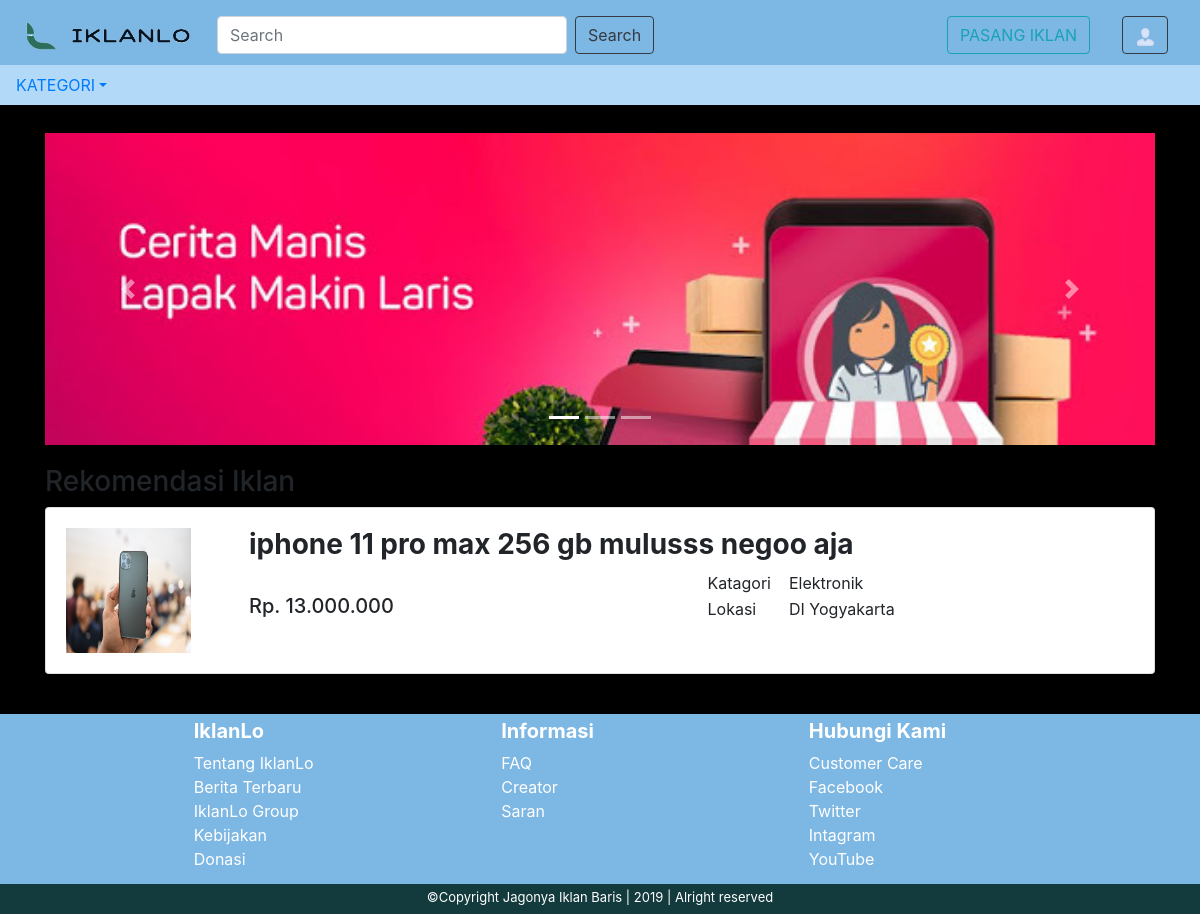
Screenshot of /subm_elektronik.php?sub=Handphone (signed in) with the database file from the repository.
### tables this page shows
CREATE TABLE `elektronik` (
  `id_iklan` int(10) NOT NULL,
  `jenis` varchar(50) NOT NULL,
  `ket_e` text NOT NULL,
  `id_e` varchar(10) NOT NULL
);

CREATE TABLE `barang` (
  `id_iklan` int(10) NOT NULL,
  `id_user` int(10) NOT NULL,
  `nama_barang` varchar(200) DEFAULT NULL,
  `kategori` varchar(50) NOT NULL,
  `harga` varchar(50) NOT NULL,
  `lokasi` varchar(50) NOT NULL,
  `gambar` varchar(300) NOT NULL
);

### subm_elektronik.php (the view, shortened to what this page needs)
<?php
  include "open_db.php";
  include "notice_menu.php";
  $sub = $_GET["sub"];
  $sql = "SELECT * FROM barang
    INNER JOIN elektronik ON barang.id_iklan = elektronik.id_iklan
    WHERE jenis='$sub'";
  $query = mysqli_query($conn, $sql);
?>
<!DOCTYPE html>
<html>
<head>
	<link rel="stylesheet" type="text/css" href="css/bootstrap.css">
	<link rel="stylesheet" type="text/css" href="template.css">
</head>
<body>
	<div class="container">
		<div class="header">
			<nav class="navbar fixed-top" style="background-color: #7db7e3;">
				<form class="form-inline" method="GET" action="menu_s.php">
  					<a class="navbar-brand" href="menu.php"><img src="logo.png" width="175" height="30"></a>
    				<input class="form-control mr-sm-2" type="search" placeholder="Search" name="cari"
    					aria-label="Search" style="width: 350px; margin-left: 10px;">
   					<button class="btn btn-outline-dark my-2 my-sm-0" type="submit">Search</button>
  				</form>
  				<ul class="nav justify-content-end" >
  					<li class="nav-item">
  						<a class="nav-link" href="form_iklan.php">
                <button type="button" class="btn btn-outline-info">PASANG IKLAN</button>
              </a>
  					</li>
  					<li class="nav-item">
              <a class="nav-link">
  					   <button type="button" class="btn btn-outline-dark" data-toggle="modal"
                data-target="#notice_user">
                  <img src="pic/person.png" width="20" height="20">
                </button>
              </a>
  					</li>
  				</ul>
			</nav>
			<nav class="fixed-top" style="background-color:  #b2d9f7; top: 65px;">
        <div class="nav-item dropdown megamenu-li">
              <a class="nav-link dropdown-toggle" href="" id="dropdown" data-toggle="dropdown"
                aria-haspopup="true" aria-expanded="false">KATEGORI</a>
            </div>
      </nav>
		</div>
		<div class="main">
			<div id="carouselExampleIndicators" class="carousel slide" data-ride="carousel"
				style="margin-bottom: 20px;">
  				<ol class="carousel-indicators">
    				<li data-target="#carouselExampleIndicators" data-slide-to="0" class="active"></li>
    				<li data-target="#carouselExampleIndicators" data-slide-to="1"></li>
    				<li data-target="#carouselExampleIndicators" data-slide-to="2"></li>
  				</ol>
  				<div class="carousel-inner">
    				<div class="carousel-item active">
      					<img src="pic/image1.jpeg" class="d-block w-100">
   					</div>
  				</div>
  			<a class="carousel-control-prev" href="#carouselExampleIndicators" role="button" data-slide="prev">
    			<span class="carousel-control-prev-icon" aria-hidden="true"></span>
  			</a>
  			<a class="carousel-control-next" href="#carouselExampleIndicators" role="button" data-slide="next">
    			<span class="carousel-control-next-icon" aria-hidden="true"></span>
  			</a>
			</div>
			<h3>Rekomendasi Iklan</h3>
			<?php while ($data = mysqli_fetch_array($query)){ ?>
      <div class="card" style="margin-bottom: 5px;">
        <div class="card-body">
          <div class="row">
            <div class="col-2">
              <img src="img/<?= $data["gambar"]; ?>" width="125px" height="125px">
            </div>
            <div class="col-10">
              <h3><strong><?php echo $data['nama_barang']; ?></strong></h3>
               <div class="row">
                <div class="col-6"><br>
                  <h5> Rp. <?php echo $data['harga']; ?><h5/>
                </div>
                <div class="col">
                <table>
                  <tr>
                    <td>Katagori</td>
                    <td>&emsp;<?php echo $data['kategori']; ?></td>
                  </tr>
                  <tr>
                    <td>Lokasi</td>
                    <td>&emsp;<?php echo $data['lokasi']; ?></td>
                  </tr>
                </table>
                </div>
               </div>
            </div>
          </div>
        </div>
      </div>
      <?php } ?>
		</div>
	</div>
	<div class="footer">
    <div class="ft-1" style="padding-top: 5px;">
      <div class="row justify-content-md-center" style="color: white;">
        <div class=" col-lg-3">
          <ul style="list-style: none">
            <li><h5><strong>IklanLo</strong></h5></li>
            <li>Tentang IklanLo</li>
            <li>Berita Terbaru</li>
            <li>IklanLo Group</li>
            <li>Kebijakan</li>
            <li>Donasi</li>
          </ul>
        </div>
        <div class="col-md-auto col-lg-3">
            <ul style="list-style: none">
            <li><h5><strong>Informasi</strong></h5></li>
            <li>FAQ</li>
            <li>Creator</li>
            <li>Saran</li>
          </ul>
        </div>
        <div class="col-lg-3">
           <ul style="list-style: none">
            <li><h5><strong>Hubungi Kami</strong></h5></li>
            <li>Customer Care</li>
            <li>Facebook</li>
            <li>Twitter</li>
            <li>Intagram</li>
            <li>YouTube</li>
          </ul>
        </div>
      </div>
    </div>
    <div class="ft-2">
      <center>
          <font size="2" color="white">
            &copy;Copyright Jagonya Iklan Baris | 2019 | Alright reserved
          </font>
        </center>
    </div>
  </div>
</body>
</html>

### template.css (style rules this page uses)
body { background-color: black !important; }
.container { height: 100%; }
.megamenu-li { position: static; }
.main { margin-top: 12%; }
.footer { margin-top: 40px; height: 200px; bottom: 0 auto; }
.ft-1 { height: 170px; bottom: 20px auto; background: #7db7e3; }
.ft-2 { height: 30px; background: #133a3d; bottom: 0 auto; }
ul { list-style-type: none; color: white; }

### rows the page displays
elektronik: id_iklan.gambar (picture), id_iklan.nama_barang "iphone 11 pro max 256 gb mulusss negoo aja", id_iklan.harga "13.000.000", id_iklan.kategori "Elektronik", id_iklan.lokasi "DI Yogyakarta"
